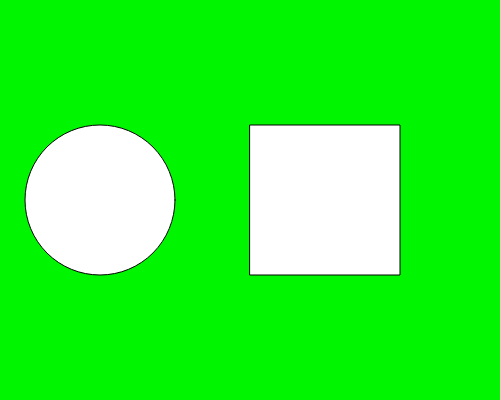
Frame 1 (no input)
Frame 60 (no input): identical to frame 1, image omitted
Frame 120 (the mouse pressed at the canvas centre since frame 60): identical to frame 1, image omitted

The p5.js sketch that drew this single still picture (run headless with seeded random() and noise() and a simulated clock; from frame 60 on, the mouse is pressed at the canvas centre):

// p5.js sketch
// ── sketch.js
function setup() {
	createCanvas(500, 400);
	// put setup code here
}

function draw() {
	background(0,245,0);

	circle(100,200,150);

	square(250,125,150);

}
